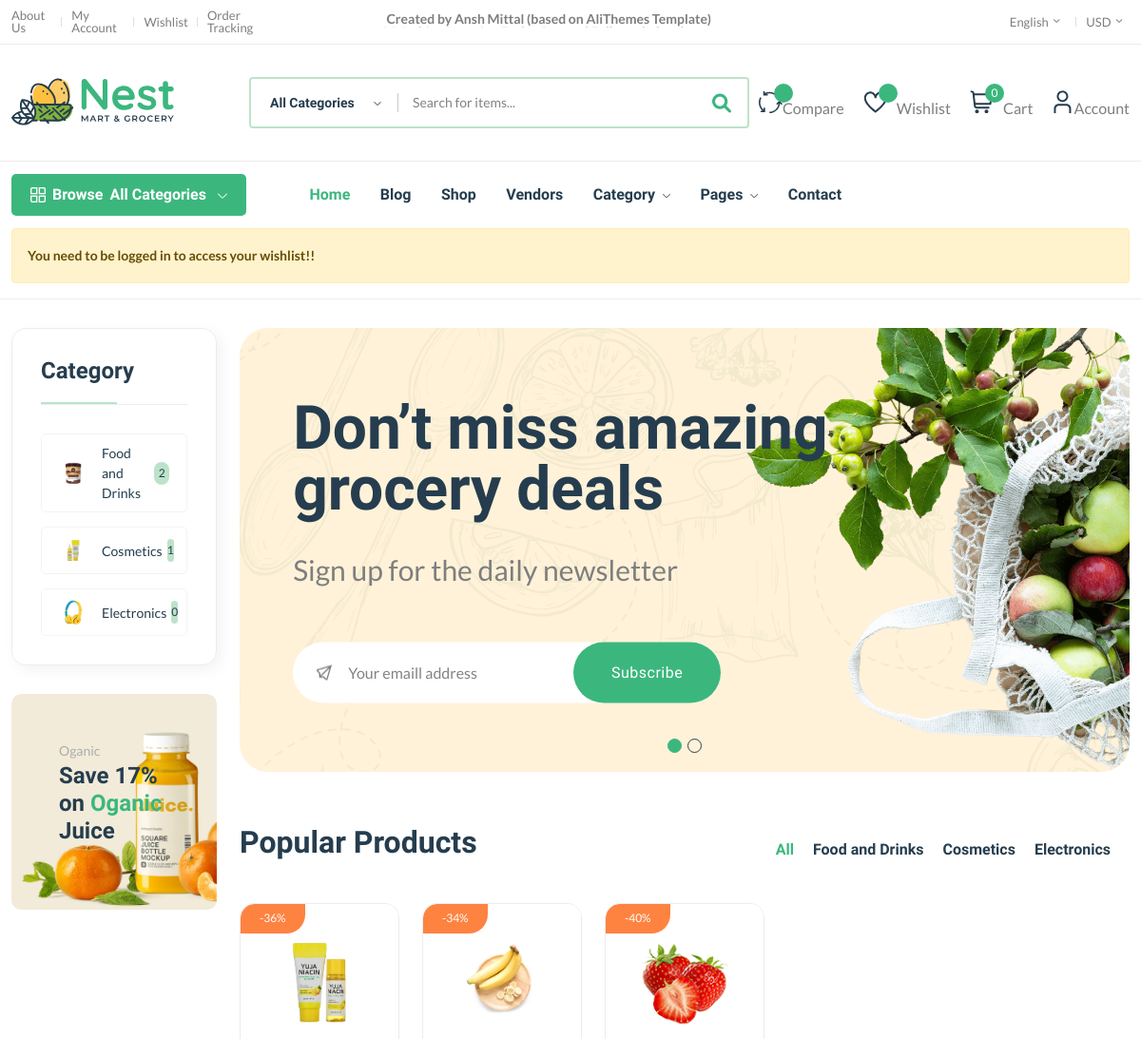
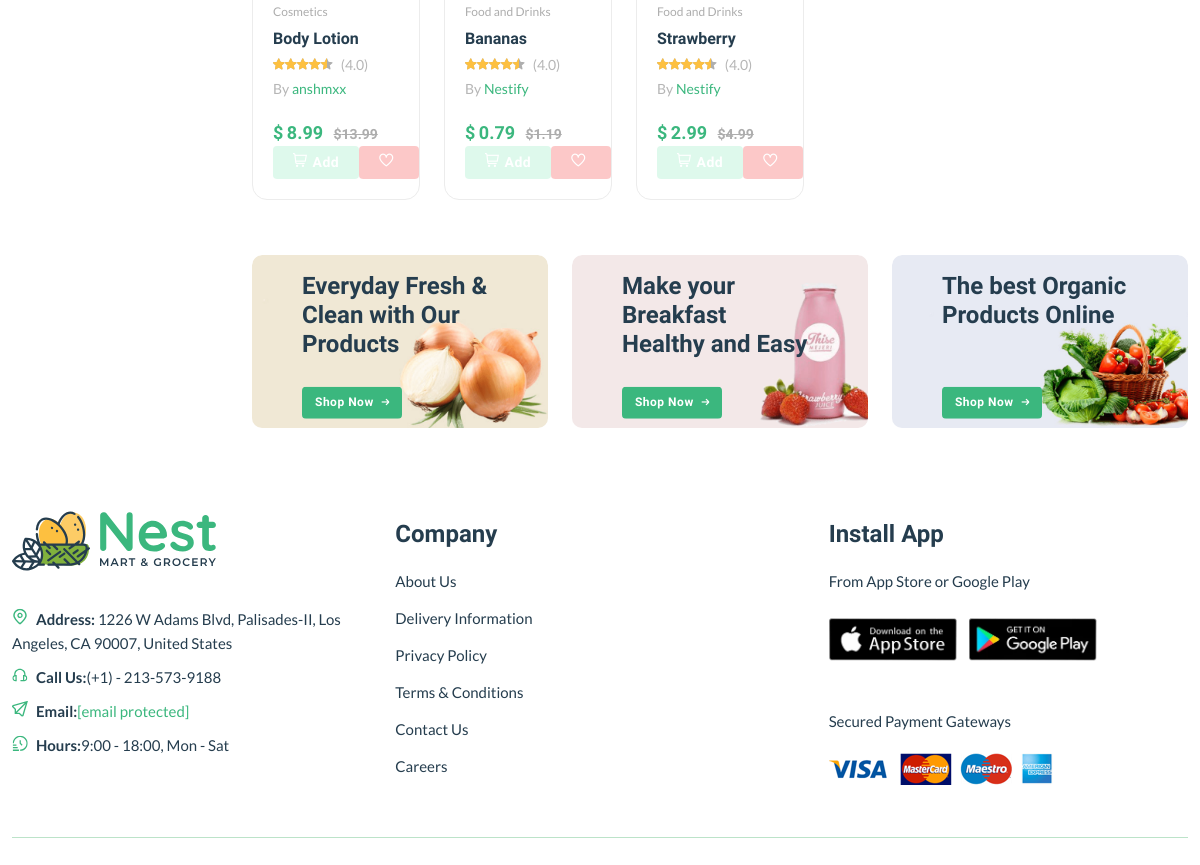
The page / on the database its author committed (2 pictures, top to bottom).
### core/models.py (models this page shows, shortened)
class Category(models.Model):
    c_id = ShortUUIDField(unique=True,
                          length=10,
                          max_length=20,
                          prefix="cat",
                          alphabet="abcdefgh12345")
    title = models.CharField(max_length = 100, default = "Food and Drinks")# Title, heading
    image = models.ImageField(upload_to="category", default = "category.jpg")
    class Meta:
        verbose_name_plural = "Categories" # Categorys

class Product(models.Model):
    p_id = ShortUUIDField(unique=True,
                          length=10,
                          max_length=20,
                          alphabet="abcdefgh12345")
    user = models.ForeignKey(User, on_delete = models.SET_NULL, null = True)
    category = models.ForeignKey(Category, on_delete = models.SET_NULL, null = True, related_name = "category")
    vendor = models.ForeignKey(Vendor, on_delete = models.SET_NULL, null = True, related_name = "product")
    title = models.CharField(max_length = 100, default = "Fresh Fruits")
    image = models.ImageField(upload_to=user_directory_path, default="product.jpg")
    description = RichTextUploadingField(null=True, blank=True, default="This is the product")
    price = models.DecimalField(max_digits=9999999999999, decimal_places = 2, default = "1.99")
    old_price = models.DecimalField(max_digits=9999999999999, decimal_places = 2, default = "2.99")
    specifications = RichTextUploadingField(null=True, blank=True)
    type = models.CharField(max_length=100, default = "Organic", null = True, blank = True)
    stock_count = models.IntegerField(default = 10, null=True, blank=True)
    life = models.IntegerField(default=100, null = True, blank = True)
    mfd = models.DateTimeField(auto_now_add=False, null = True, blank = True)
    tags = TaggableManager(blank=True)
    product_status = models.CharField(choices=STATUS, max_length=10, default = "in_review")
    status = models.BooleanField(default=True)
    in_stock = models.BooleanField(default=True)
    featured = models.BooleanField(default=False)
    digital = models.BooleanField(default=False)
    sku  = ShortUUIDField(unique=True,
                          length=4,
                          max_length=10,
                          prefix="sku",
                          alphabet="1234567890")
    date = models.DateTimeField(auto_now_add = True)
    updated = models.DateTimeField(null = True, blank = True)
    class Meta:
        verbose_name_plural = "Products"
    def get_percentage(self):
        new_price = ((self.old_price - self.price) / self.old_price) * 100
        return new_price

class Vendor(models.Model):
    v_id = ShortUUIDField(unique=True,
                          length=10,
                          max_length=20,
                          prefix="ven",
                          alphabet = "abcdefgh12345")
    title = models.CharField(max_length = 100, default = "Nestify")
    image = models.ImageField(upload_to=user_directory_path, default="vendor.jpg")
    cover_image = models.ImageField(upload_to=user_directory_path, default="vendor.jpg")
    description = RichTextUploadingField(null=True, blank=True, default="This is for an amazing vendor")
    address = models.CharField(max_length = 100, default="123 Main Street.")
    contact = models.CharField(max_length = 100, default="+(123) 456 789")
    chat_resp_time = models.CharField(max_length = 100, default="100")
    shipping_on_time = models.CharField(max_length = 100, default="100")
    authentic_rating = models.CharField(max_length = 100, default="100")
    days_return = models.CharField(max_length = 100, default="100")
    warranty_period = models.CharField(max_length = 100, default="100")
    date = models.DateTimeField(auto_now_add=True, null = True, blank = True)
    user = models.ForeignKey(User, on_delete = models.SET_NULL, null = True)
    class Meta:
        verbose_name_plural = "Vendors"

### core/views.py (the view)
# urls.py: path("", index, name = "index"),
def index(request):
    products = Product.objects.filter(product_status="published",
                                      featured=True).order_by("-id")
    context = {
        "products": products
    }
    return render(request,
                  'core/index.html',
                  context)

### core/context_processor.py (called while the page is built)
def default(request):
    categories = Category.objects.all()
    vendors = Vendor.objects.all()
    min_max_price = Product.objects.aggregate(Min("price"), Max("price"))
    try:
        wish_count = wishlist.objects.filter(user=request.user)
    except:
        messages.warning(request, "You need to be logged in to access your wishlist!!")
        wish_count = 0
    try:
        address = Address.objects.get(user=request.user)
    except:
        address = None
    return {
        'categories': categories,
        'address': address,
        'vendors': vendors,
        'min_max_price': min_max_price,
        'wish_count': wish_count,
    }

### templates/core/index.html (shortened to what this page needs)
{% extends 'partials/base.html' %}
{% block content %}
{% load static %}
    <main class="main">
        <div class="container mb-30">
            <div class="row flex-row-reverse">
                <div class="col-lg-4-5">
                    <section class="home-slider position-relative mb-30">
                        <div class="home-slide-cover mt-30">
                            <div class="hero-slider-1 style-4 dot-style-1 dot-style-1-position-1">
                                <div class="single-hero-slider single-animation-wrap" style="background-image: url({% static 'assets/imgs/slider/slider-1.png' %})">
                                    <div class="slider-content">
                                        <h1 class="display-2 mb-40">
                                            Don’t miss amazing<br /> grocery deals
                                        </h1>
                                        <p class="mb-65">Sign up for the daily newsletter</p>
                                        <form class="form-subcriber d-flex">
                                            <input type="email" placeholder="Your emaill address" />
                                            <button class="btn" type="submit">Subscribe</button>
                                        </form>
                                    </div>
                                </div>
                            </div>
                        </div>
                    </section>
                    <section class="product-tabs section-padding position-relative">
                        <div class="section-title style-2">
                            <h3>Popular Products</h3>
                            <ul class="nav nav-tabs links" id="myTab" role="tablist">
                                <li class="nav-item" role="presentation">
                                    <button class="nav-link active" id="nav-tab-one" data-bs-toggle="tab" data-bs-target="#tab-one" type="button" role="tab" aria-controls="tab-one" aria-selected="true">All</button>
                                </li>
                                {% for cat in categories %}
                                <li class="nav-item" role="presentation">
                                    <button class="nav-link" id="nav-tab-two" data-bs-toggle="tab" data-bs-target="#tab-two" type="button" role="tab" aria-controls="tab-two" aria-selected="false">{{cat.title}}</button>
                                </li>
                                {% endfor %}
                            </ul>
                        </div>
                        <div class="tab-content" id="myTabContent">
                            <div class="tab-pane fade show active" id="tab-one" role="tabpanel" aria-labelledby="tab-one">
                                <div class="row product-grid-4">
                                    {% for p in products %}
                                    <div class="col-lg-1-5 col-md-4 col-12 col-sm-6">
                                        <div class="product-cart-wrap mb-30">
                                            <div class="product-img-action-wrap">
                                                <div class="product-img product-img-zoom">
                                                    <a href="{% url 'core:product-detail' p.p_id%}">
                                                        <img class="default-img" src="{{ p.image.url }}" alt="" />
                                                    </a>
                                                </div>
                                                <div class="product-badges product-badges-position product-badges-mrg">
                                                    <span class="hot" style="background:rgba(254, 124, 54, 0.94);">-{{ p.get_percentage|floatformat:0 }}%</span>
                                                </div>
                                            </div>
                                            <div class="product-content-wrap">
                                                <div class="product-category">
                                                    <a href="{% url 'core:category-product-list' p.category.c_id %}">{{ p.category.title }}</a>
                                                </div>
                                                <h2><a href="{% url 'core:product-detail' p.p_id%}">{{p.title}}</a></h2>
                                                <div class="product-rate-cover">
                                                    <div class="product-rate d-inline-block">
                                                        <div class="product-rating" style="width: 90%"></div>
                                                    </div>
                                                    <span class="font-small ml-5 text-muted"> (4.0)</span>
                                                </div>
                                                <div>
                                                    <span class="font-small text-muted">By <a href="{% url 'core:vendor-detail' p.vendor.v_id %}">{{ p.vendor.title }}</a></span>
                                                </div>
                                                <div class="product-card-bottom">
                                                    <div>
                                                        <div class="product-price">
                                                            <span>$</span> <span class="current-product-price-{{p.id}}">{{ p.price }}</span>
                                                            <span class="old-price">${{ p.old_price }}</span>
                                                        </div>
                                                        <div class="add-cart">
                                                            <div class="d-flex">
                                                                <button class="add btn btn-success add-to-cart-btn b-none" data-index="{{ p.id }}" style="border:none;" id="add-to-cart-btn"><i class="fi-rs-shopping-cart mr-5"></i>Add </button>
                                                                <button style="border:none; background: rgba(244, 56, 56, 0.274);transition: background-color 0.3s ease;" onmouseover="this.style.backgroundColor='rgba(252, 71, 71, 0.907)'" onmouseout="this.style.backgroundColor='rgba(244, 56, 56, 0.274)'" class="add btn add-to-wishlist b-none" data-product-item="{{ p.id }}" id="add-to-cart-btn"><i class="fi-rs-heart mr-5" style=" fill: rgb(255, 0, 4);"></i></button>
                                                            </div>
                                                        </div>
                                                    </div>
                                                </div>
                                            </div>
                                        </div>
                                    </div>
                                    {% endfor %}
                                </div>
                            </div>
                        </div>
                    </section>
                    <section class="banners">
                        <div class="row">
                            <div class="col-lg-4 col-md-6">
                                <div class="banner-img">
                                    <img src="{% static 'assets/imgs/banner/banner-1.png' %}" alt="" />
                                    <div class="banner-text">
                                        <h4>
                                            Everyday Fresh & <br />Clean with Our<br /> Products
                                        </h4>
                                        <a href="shop-grid-right.html" class="btn btn-xs">Shop Now <i class="fi-rs-arrow-small-right"></i></a>
                                    </div>
                                </div>
                            </div>
                            <div class="col-lg-4 col-md-6">
                                <div class="banner-img">
                                    <img src="{% static 'assets/imgs/banner/banner-2.png' %}" alt="" />
                                    <div class="banner-text">
                                        <h4>
                                            Make your Breakfast<br /> Healthy and Easy
                                        </h4>
                                        <a href="shop-grid-right.html" class="btn btn-xs">Shop Now <i class="fi-rs-arrow-small-right"></i></a>
                                    </div>
                                </div>
                            </div>
                            <div class="col-lg-4 d-md-none d-lg-flex">
                                <div class="banner-img mb-sm-0">
                                    <img src="{% static 'assets/imgs/banner/banner-3.png' %}" alt="" />
                                    <div class="banner-text">
                                        <h4>The best Organic <br />Products Online</h4>
                                        <a href="shop-grid-right.html" class="btn btn-xs">Shop Now <i class="fi-rs-arrow-small-right"></i></a>
                                    </div>
                                </div>
                            </div>
                        </div>
                    </section>
                </div>
                <div class="col-lg-1-5 primary-sidebar sticky-sidebar pt-30">
                    <div class="sidebar-widget widget-category-2 mb-30">
                        <h5 class="section-title style-1 mb-30">Category</h5>
                        <ul>
                            {% for cat in categories %}
                            <li>
                                <a href="{% url 'core:category-product-list' cat.c_id %}"> <img src="{{ cat.image.url }}" alt="" />{{cat.title}}</a><span class="count">{{cat.category.count}}</span>
                            </li>
                            {% endfor %}
                        </ul>
                    </div>
                    <div class="banner-img wow fadeIn mb-lg-0 animated d-lg-block d-none">
                        <img src="{% static 'assets/imgs/banner/banner-11.png' %}" alt="" />
                        <div class="banner-text">
                            <span>Oganic</span>
                            <h4>
                                Save 17% <br /> on <span class="text-brand">Oganic</span><br /> Juice
                            </h4>
                        </div>
                    </div>
                </div>
            </div>
        </div>
    </main>
{% endblock content %}

### rows shown on the page
Category: title "Food and Drinks", image (picture), category.count "2"
Category: title "Cosmetics", image (picture), category.count "1"
Category: title "Electronics", image (picture), category.count "0"
Product: image (picture), get_percentage "36", category "Cosmetics", title "Body Lotion", vendor "anshmxx", price "8.99", old_price "13.99"
Product: image (picture), get_percentage "34", category "Food and Drinks", title "Bananas", vendor "Nestify", price "0.79", old_price "1.19"
Product: image (picture), get_percentage "40", category "Food and Drinks", title "Strawberry", vendor "Nestify", price "2.99", old_price "4.99"

### other values the page prints
{{ request.session.cart_data_obj|length }} "0"
{{ message }} "You need to be logged in to access your wishlist!!"
